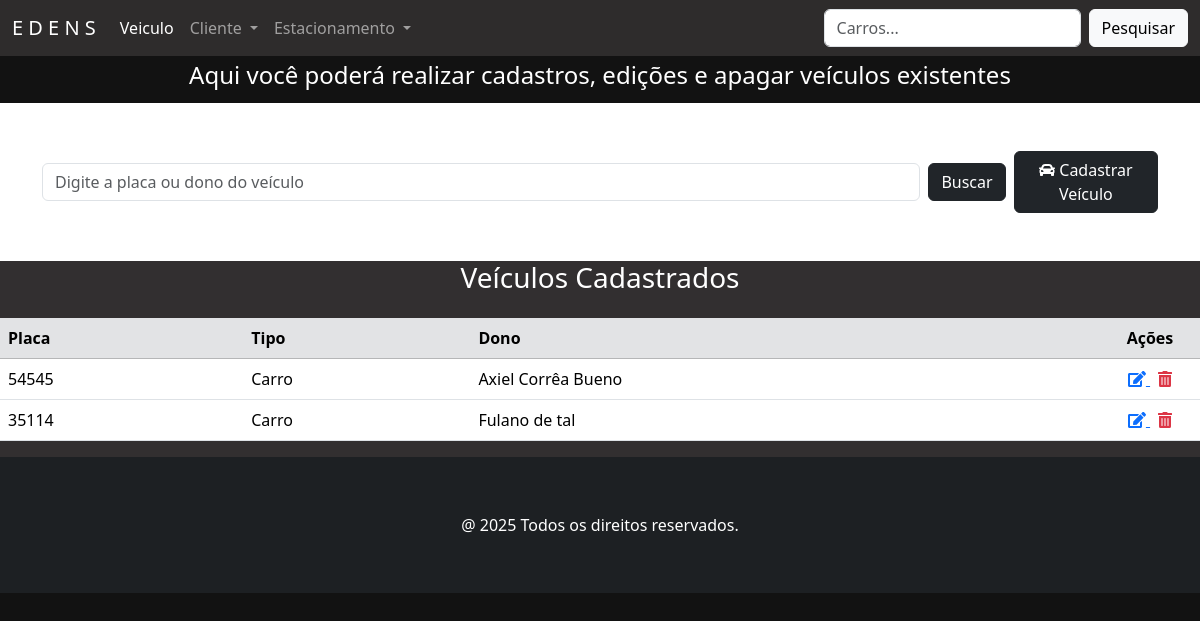
Page /veiculos/ on the earlier database version.
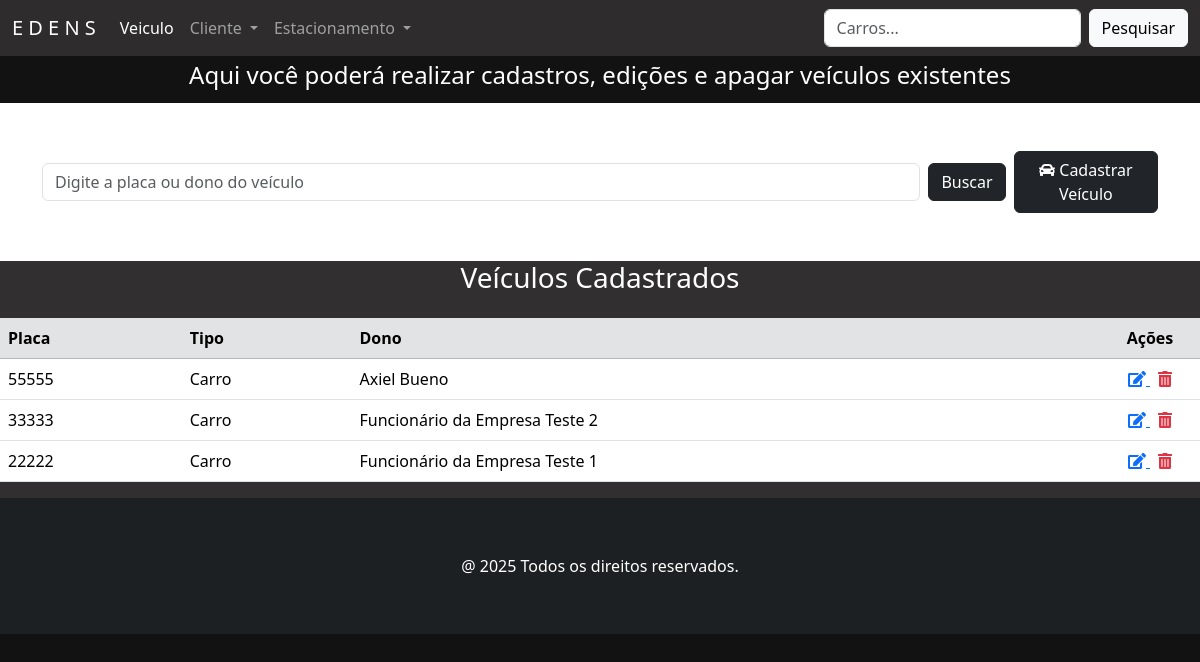
Same page on the later database version.
### veiculo/models.py (models this page shows, shortened)
class Veiculo(models.Model):
    placa = models.CharField('Placa', max_length=5, unique=True, help_text='Placa do veículo')
    tipo = models.CharField('Tipo de Veículo', max_length=20, choices=TIPO_VEICULO)
    dono = models.ForeignKey(Cliente, on_delete=models.CASCADE, related_name='veiculos', default=1)
    class Meta:
        verbose_name = 'Veículo'
        verbose_name_plural = 'Veículos'

### pessoa/models.py (models this page shows, shortened)
class Pessoa(models.Model):
    nome = models.CharField('Nome', max_length=50, help_text='Nome completo')
    cpf = models.CharField('CPF', max_length=11, help_text='CPF completo', unique=True)
    fone = models.CharField('Fone', max_length=11, help_text='Número de telefone', unique=True)
    email = models.EmailField('Email', max_length=100, unique=True, null=True, blank=True)
    class Meta:
        abstract = True

class Cliente(Pessoa):
    endereco = models.CharField('Endereço', max_length=100, help_text='Endereço Completo')
    empresa = models.ManyToManyField(Juridico, blank=True, related_name='clientes')
    class Meta:
        verbose_name = 'Cliente'
        verbose_name_plural = 'Clientes'

### veiculo/views.py (the view)
# urls.py: path('veiculos/', VeiculoView.as_view(), name='veiculo'),
class VeiculoView(ListView):
    model = Veiculo
    template_name = 'veiculos.html'
    def get_queryset(self):
        buscar = self.request.GET.get('buscar')
        qs = super(VeiculoView, self).get_queryset()
        if buscar:
            qs = qs.filter(
                Q(placa__icontains=buscar) |
                Q(dono__nome__icontains=buscar)
            )
        if qs.count() > 0:
            paginator = Paginator(qs, 10)
            listagem = paginator.get_page(self.request.GET.get('page'))
            return listagem
        else:
            return messages.info(self.request, 'Não existem veículos cadastrados.')

### veiculo/templates/veiculos.html (shortened to what this page needs)
{% extends 'principal.html' %}
{% load django_bootstrap5 %}
{% load static %}
{% block content %}
<div class="contaier-flex text-center text-white" style="background-color: #121212; padding: 5px">
    <h4>Aqui você poderá realizar cadastros, edições e apagar veículos existentes</h4>
</div>
<section class="section">
    <div class="container mb-5 mt-5">
        <form action="" method="GET" class="d-flex justify-content-start align-items-center gap-2">
            <input class="form-control" type="text" name="buscar" value="{{ request.GET.buscar }}"
                   placeholder="Digite a placa ou dono do veículo" style="max-width: 900px;">
            <button type="submit" class="btn btn-dark">Buscar</button>
            <a href="{% url 'veiculo_adicionar' %}" class="btn btn-dark">
                <i class="fas fa-car"></i> Cadastrar Veículo
            </a>
        </form>
    </div>
</section>
{% if object_list %}
<div class="card-body" style="background-color: #322f30">
    <h3 class="text-center text-white mb-4">Veículos Cadastrados</h3>
    <div class="table-responsive">
        <table class="table table-hover">
            <thead class="table-secondary">
                <tr>
                    <th>Placa</th>
                    <th>Tipo</th>
                    <th>Dono</th>
                    <th style="width: 100px; text-align: center">Ações</th>
                </tr>
            </thead>
            <tbody>
                {% for veiculo in object_list %}
                <tr>
                    <td>{{ veiculo.placa }}</td>
                    <td>{{ veiculo.tipo }}</td>
                    <td>{{ veiculo.dono.nome }}</td>
                    <td class="text-center">
                        <a href="{% url 'veiculo_editar' veiculo.pk %}" class="me-2" title="Editar">
                            <i class="fas fa-edit"></i>
                        </a>
                        <a href="{% url 'veiculo_apagar' veiculo.pk %}" title="Apagar" class="text-danger">
                            <i class="fas fa-trash-alt"></i>
                        </a>
                    </td>
                </tr>
                {% endfor %}
            </tbody>
        </table>
    </div>
</div>
{% else %}
    <p class="text-center mt-4 text-white">Nenhum veículo encontrado.</p>
{% endif %}
{% endblock %}

Differences in the rows shown:
removed Veiculo: placa "54545", tipo "Carro", dono.nome "Axiel Corrêa Bueno"
removed Veiculo: placa "35114", tipo "Carro", dono.nome "Fulano de tal"
added Veiculo: placa "55555", tipo "Carro", dono.nome "Axiel Bueno"
added Veiculo: placa "33333", tipo "Carro", dono.nome "Funcionário da Empresa Teste 2"
added Veiculo: placa "22222", tipo "Carro", dono.nome "Funcionário da Empresa Teste 1"
